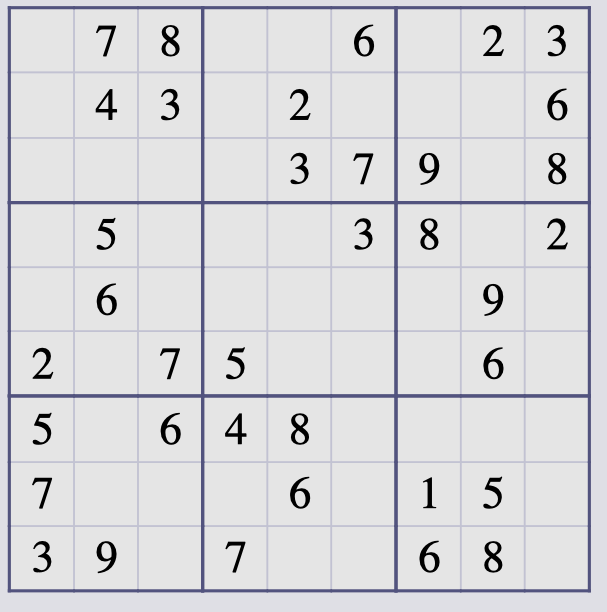
#> input picture Chapter 03/11. Suduko game/sudoku.png, 607 x 612 px
$ jupyter execute sudoku_note.ipynb   (shell and % lines are left out)
#> lines starting #> are read from the running program, lines starting #| are printed output that depends on the picture; after the words box and inside, x2 and y2 are one past the last pixel; in counts of white or black regions, pixels touching at a corner belong together
[cell 1]
import cv2
import numpy as np
import matplotlib.pyplot as plt

[cell 2]
img = cv2.imread("sudoku.png")
#> img is the input picture: shape (612, 607, 3); mean B, G, R 219, 216.2, 216.2
img.shape
#> Out = (612, 607, 3)

[cell 3]
type(img)

## Grayscale image

[cell 4]
gray_scale = cv2.imread("sudoku.png", cv2.IMREAD_GRAYSCALE)
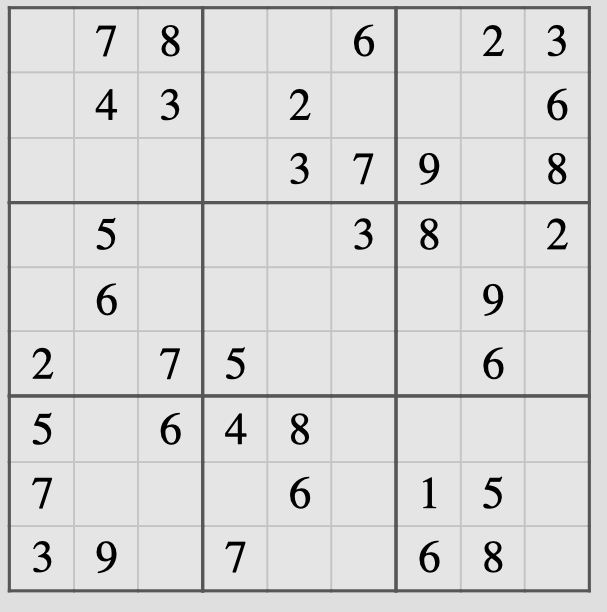
#> gray_scale: shape (612, 607); min 0, max 229, mean 216.4

plt.imshow(gray_scale, cmap="gray")

[cell 5]
rgb_img = cv2.cvtColor(img, cv2.COLOR_BGR2RGB)
gray_img = cv2.cvtColor(rgb_img, cv2.COLOR_BGR2GRAY)

plt.figure(figsize= (10, 8))
plt.subplot(1, 2, 1)
plt.imshow(rgb_img)
plt.subplot(1, 2, 2)
plt.imshow(gray_img, cmap="gray")
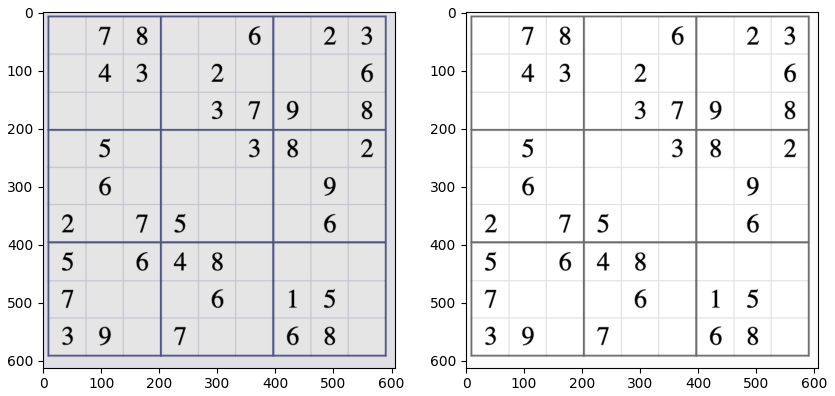
#> figure drawn by matplotlib, 2 panels

## Blur, adaptive threshold and dilate image

[cell 6]
# kernel = np.array([[0., 1., 0.], [1., 1., 1.], [0., 1., 0.]], np.uint8)
kernel = cv2.getStructuringElement(cv2.MORPH_CROSS, (3, 3))
kernel

[cell 7]
#blur = cv2.GaussianBlur(gray_img, (9, 9), 0)
process = cv2.adaptiveThreshold(gray_img, 255, cv2.ADAPTIVE_THRESH_GAUSSIAN_C, cv2.THRESH_BINARY_INV, 11, 2)
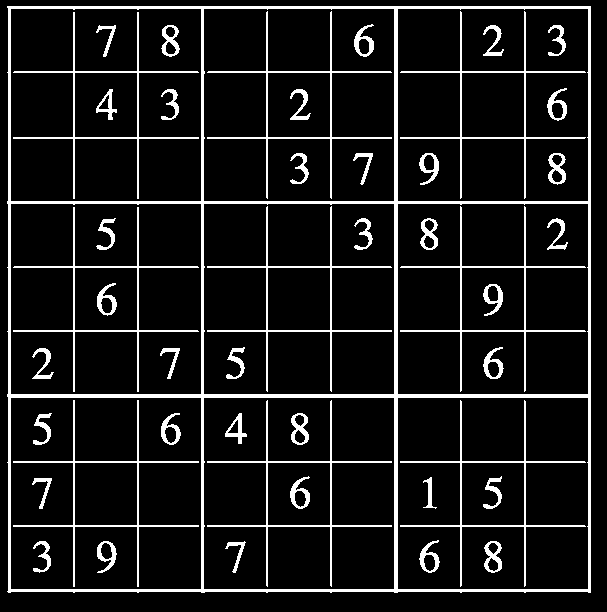
#> process: shape (612, 607); 9.9% white; 46 white regions, largest, box (x1, y1, x2, y2) and area: (7, 6, 591, 593) 15104, (13, 400, 199, 587) 1476, (13, 12, 199, 199) 1474
#process_bit = cv2.bitwise_not(process)

process_dil = cv2.dilate(process, kernel)
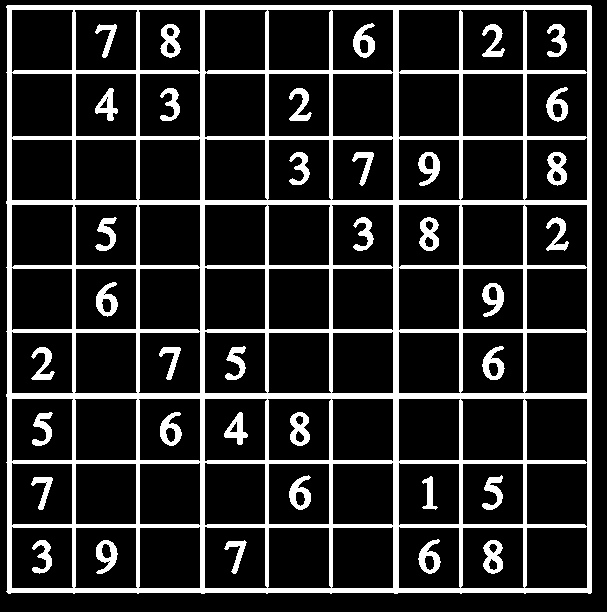
#> process_dil: shape (612, 607); 17.1% white; 37 white regions, largest, box (x1, y1, x2, y2) and area: (6, 5, 592, 594) 50557, (483, 540, 503, 574) 425, (547, 152, 567, 186) 424


plt.figure(figsize= (10, 8))

plt.subplot(2, 2, 1)
plt.imshow(process, cmap="gray")
plt.title("Threshold")

plt.subplot(2, 2, 2)
plt.imshow(process_dil, cmap="gray")
plt.title("Dilate")

# [7 lines of commented-out code are left out]

plt.tight_layout()
